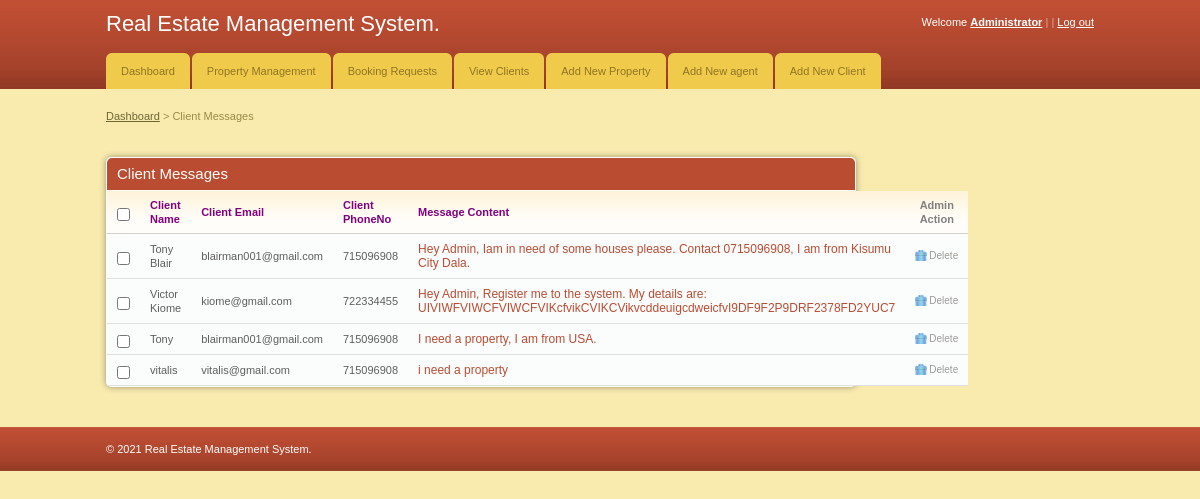
The app's page /admin/index.php with its own data.
### tables this page shows
CREATE TABLE `message` (
  `msg_id` int(11) NOT NULL,
  `message` varchar(255) NOT NULL,
  `name` varchar(200) NOT NULL,
  `email` varchar(200) NOT NULL,
  `phone` int(12) NOT NULL
);

### admin/index.php (the view, shortened to what this page needs)
<!DOCTYPE html PUBLIC "-//W3C//DTD XHTML 1.0 Transitional//EN" "http://www.w3.org/TR/xhtml1/DTD/xhtml1-transitional.dtd">
<html xmlns="http://www.w3.org/1999/xhtml">
<head>
	<link rel="stylesheet" href="css/style.css" type="text/css" media="all" />
</head>
<body>
<div id="header">
	<div class="shell">
		<?php
			include 'menu.php';
		?>
		</div>
	</div>
<div id="container">
	<div class="shell">
		<div class="small-nav">
			<a href="index.php">Dashboard</a>
			<span>&gt;</span>
			Client Messages
		</div>
		<br />
		<div id="main">
			<div id="content">
				<div class="box">
					<div class="box-head">
						<h2 class="left">Client Messages</h2>
					</div>
					<div class="table">
						<table width="100%" border="0" cellspacing="0" cellpadding="0">
							<tr>
								<th width="13"><input type="checkbox" class="checkbox" /></th>
								<th><font color="purple">Client Name</font></th>
								<th><font color="purple">Client Email</font></th>
								<th><font color="purple">Client PhoneNo</font></th>
								<th><font color="purple">Message Content</font></th>
								<th width="110" class="ac">Admin Action</font></th>
							</tr>
							<?php
								include '../includes/config.php';
								$select = "SELECT * FROM message";
								$result = $conn->query($select);
								while($row = $result->fetch_assoc()){
							?>
							<tr>
								<td><input type="checkbox" class="checkbox" /></td>
								<td><?php echo $row['name'] ?></td>
								<td><?php echo $row['email'] ?></td>
								<td><?php echo $row['phone'] ?></td>
								<td><h3><a href="#"><?php echo $row['message'] ?></a></h3></td>
								<td><a href="javascript:sureToApprove(<?php echo $row['msg_id'];?>)" class="ico del">Delete</a></td>
							</tr>
							<?php
								}
							?>
						</table>
					</div>
				</div>
			</div>
				</div>
			</div>
		</div>
<div id="footer">
	<div class="shell">
		<span class="left">&copy; <?php echo date("Y");?> Real Estate Management System.</span>
	</div>
</div>
</body>
</html>

### agent/css/style.css (style rules this page uses)
* { padding:0; margin:0; outline:0; }
body { background:#f9ebae; font-family: Verdana, sans-serif; font-size:11px; line-height:14px; color:#5e5e5e; }
input, textarea, select { font-family: Verdana, sans-serif; font-size:13px; }
.checkbox { width:13px; height:13px; vertical-align:top; position:relative; top:2px; }
a { color:#ba4c32; text-decoration: underline; cursor:pointer; }
.left, .alignleft { float:left; display:inline; }
.ac { text-align: center !important; }
h2 { font-size:15px; font-weight: normal; }
h3 { font-size:12px; line-height:14px; font-weight: normal; }
h3 a { text-decoration: none; }
.shell { width:988px; margin:0 auto; }
#header { height:89px; background:url(images/header.gif); white-space:nowrap; }
#container { padding:20px 0; }
.small-nav { color:#978b48; padding-bottom:20px; }
.small-nav a { color:#6f6636; }
#content { float:left; width:750px; }
.table th { background:#fffdfa url(images/th.gif) repeat-x 0 0; color:#818181; text-align: left; padding:7px 10px; border-bottom:solid 1px #d2d1cb; }
.table td { background:#fbfcfc; border-bottom:solid 1px #e0e0e0; padding:8px 10px; }
.box { background:#fbfcfc; height:100%; padding:1px; margin-bottom:20px; }
.box-head { background:#ba4c32; height:32px; color:#fff; padding: 0 10px; line-height:32px; white-space:nowrap; border-bottom:solid 1px #fff; }
a.ico { color:#9d9c9a; font-size:10px; text-decoration: none; padding:0 0 0 14px; background-repeat:no-repeat; background-position:0 0; }
a.del { background-image:url(images/del.gif) }
#footer { height:44px; background:url(images/footer.gif); line-height:44px; color:#fff; }
.box { -moz-border-radius:5px; -webkit-border-radius:5px; -moz-box-shadow: 0 0 6px #978f6c; -webkit-box-shadow: 0 0 6px #978f6c; }
.box-head { -moz-border-radius-topleft:5px; -moz-border-radius-topright:5px; -webkit-border-top-left-radius:5px; -webkit-border-top-right-radius:5px; }

### records on screen
message: name "Tony Blair", email "blairman001@gmail.com", phone "715096908", message "Hey Admin, Iam in need of some houses please. Contact 0715096908, I am from Kisumu City Dala."
message: name "Victor Kiome", email "kiome@gmail.com", phone "722334455", message "Hey Admin, Register me to the system. My details are: UIVIWFVIWCFVIWCFVIKcfvikCVIKCVikvcddeuigcdweicfvI9DF9F2P9DRF2378FD2YUC7"
message: name "Tony", email "blairman001@gmail.com", phone "715096908", message "I need a property, I am from USA."
message: name "vitalis", email "vitalis@gmail.com", phone "715096908", message "i need a property"
